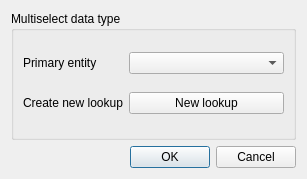
<?xml version="1.0" encoding="UTF-8"?>
<ui version="4.0">
    <class>Profile</class>
    <widget class="QDialog" name="Profile">
        <property name="geometry">
            <rect>
                <x>0</x>
                <y>0</y>
                <width>307</width>
                <height>179</height>
            </rect>
        </property>
        <property name="windowTitle">
            <string>Column property editor</string>
        </property>
        <layout class="QGridLayout" name="gridLayout">
            <item row="0" column="0">
                <widget class="QGroupBox" name="groupBox">
                    <property name="title">
                        <string>Multiselect data type</string>
                    </property>
                    <layout class="QGridLayout" name="gridLayout_2" rowstretch="0,0" columnstretch="0,20">
                        <property name="sizeConstraint">
                            <enum>QLayout::SetNoConstraint</enum>
                        </property>
                        <property name="rightMargin">
                            <number>9</number>
                        </property>
                        <property name="horizontalSpacing">
                            <number>6</number>
                        </property>
                        <item row="0" column="1">
                            <widget class="QComboBox" name="cboPrimaryEntity"/>
                        </item>
                        <item row="0" column="0">
                            <widget class="QLabel" name="label">
                                <property name="maximumSize">
                                    <size>
                                        <width>200</width>
                                        <height>16777215</height>
                                    </size>
                                </property>
                                <property name="text">
                                    <string>Primary entity</string>
                                </property>
                            </widget>
                        </item>
                        <item row="1" column="0">
                            <widget class="QLabel" name="label_2">
                                <property name="sizePolicy">
                                    <sizepolicy hsizetype="Fixed" vsizetype="Preferred">
                                        <horstretch>0</horstretch>
                                        <verstretch>0</verstretch>
                                    </sizepolicy>
                                </property>
                                <property name="maximumSize">
                                    <size>
                                        <width>200</width>
                                        <height>16777215</height>
                                    </size>
                                </property>
                                <property name="text">
                                    <string>Create new lookup</string>
                                </property>
                            </widget>
                        </item>
                        <item row="1" column="1">
                            <widget class="QPushButton" name="edtNewlookup">
                                <property name="text">
                                    <string>New lookup</string>
                                </property>
                            </widget>
                        </item>
                    </layout>
                </widget>
            </item>
            <item row="1" column="0">
                <widget class="QDialogButtonBox" name="buttonBox">
                    <property name="orientation">
                        <enum>Qt::Horizontal</enum>
                    </property>
                    <property name="standardButtons">
                        <set>QDialogButtonBox::Cancel|QDialogButtonBox::Ok</set>
                    </property>
                </widget>
            </item>
        </layout>
    </widget>
    <resources/>
    <connections>
        <connection>
            <sender>buttonBox</sender>
            <signal>accepted()</signal>
            <receiver>Profile</receiver>
            <slot>accept()</slot>
            <hints>
                <hint type="sourcelabel">
                    <x>248</x>
                    <y>254</y>
                </hint>
                <hint type="destinationlabel">
                    <x>157</x>
                    <y>274</y>
                </hint>
            </hints>
        </connection>
        <connection>
            <sender>buttonBox</sender>
            <signal>rejected()</signal>
            <receiver>Profile</receiver>
            <slot>reject()</slot>
            <hints>
                <hint type="sourcelabel">
                    <x>316</x>
                    <y>260</y>
                </hint>
                <hint type="destinationlabel">
                    <x>286</x>
                    <y>274</y>
                </hint>
            </hints>
        </connection>
    </connections>
</ui>
